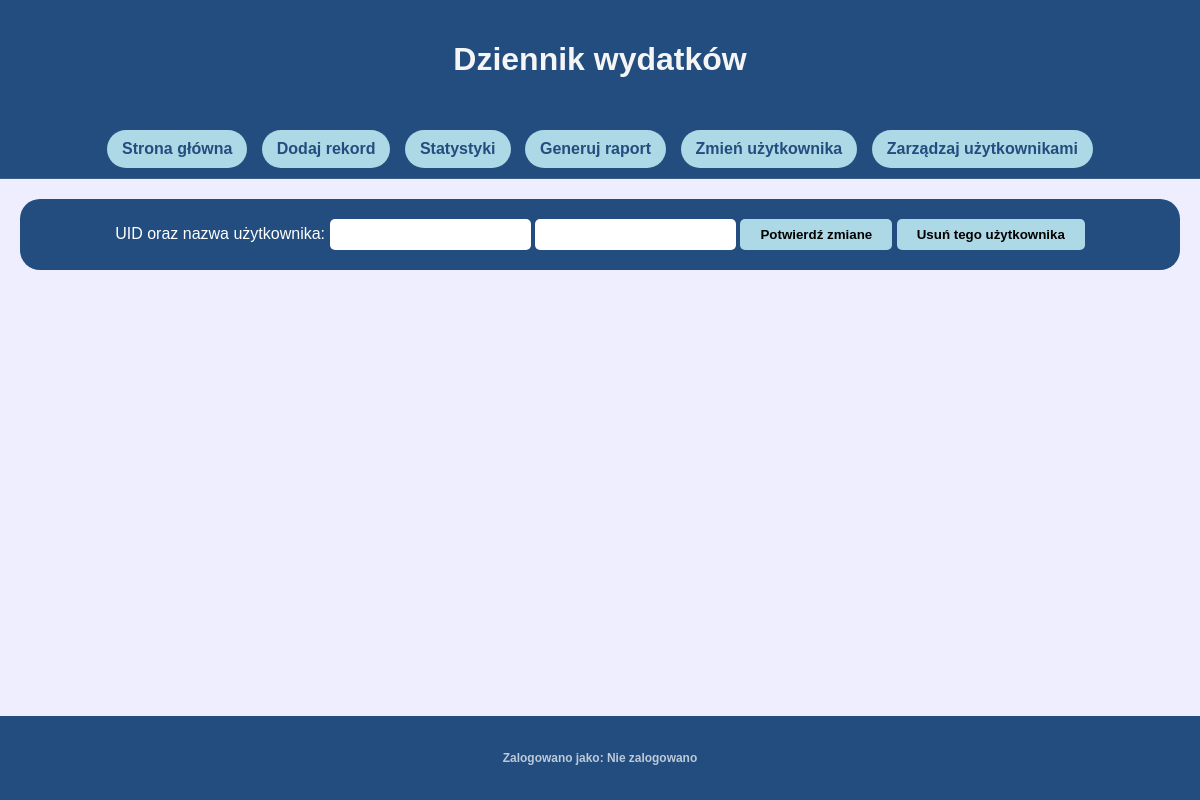
Before: /editUser/0 (signed in) with the older database file.
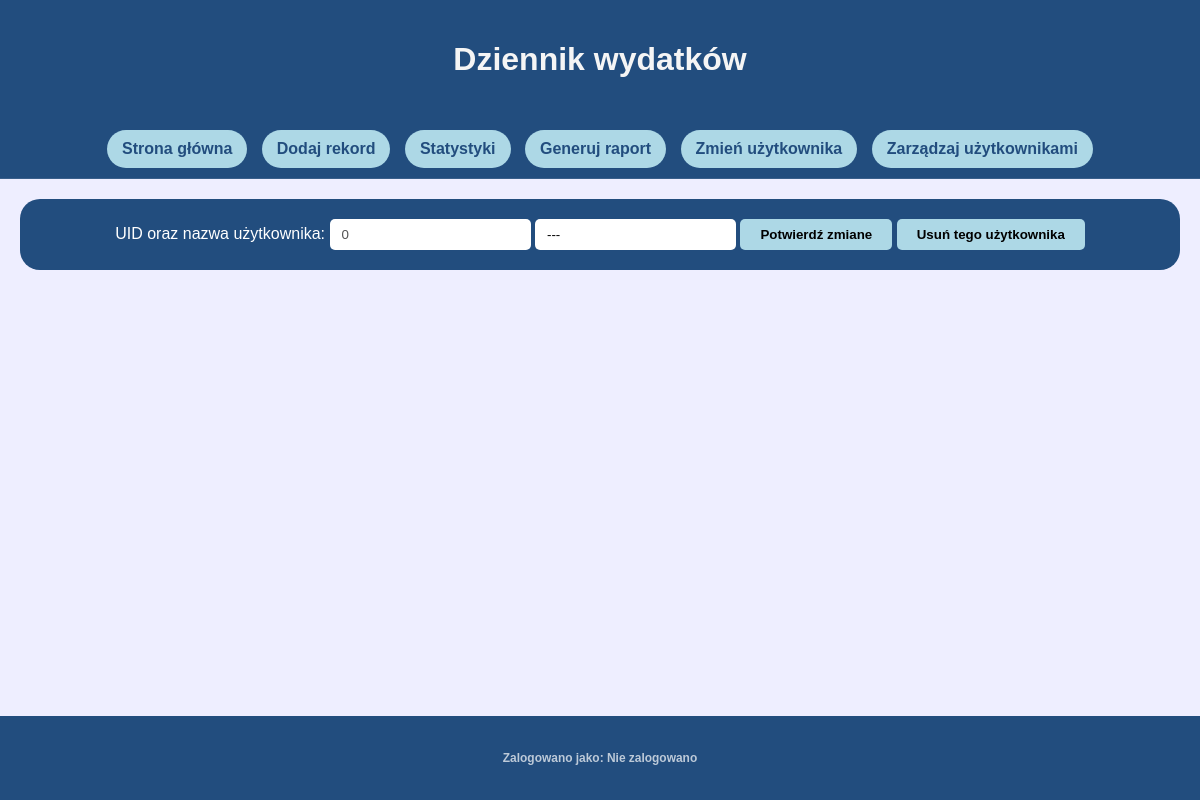
After: the same page with the newer database file.
### tables this page shows
CREATE TABLE users (
    id INTEGER PRIMARY KEY AUTOINCREMENT,
    username TEXT UNIQUE NOT NULL
);

### app.py (the view, shortened to what this page needs)
@app.route('/editUser/<int:id>', methods=['GET', 'POST'])
def editUser(id):
    if 'uid' not in session:
        return redirect('/login')
    conn = get_db_connection()
    account = conn.execute('''SELECT id, username FROM users WHERE id = ? ''', (id,)).fetchone()
    conn.close()
    return render_template('editUser.html', account=account, user=userName())

### app.py (called while the page is built)
def get_db_connection():
    conn = sqlite3.connect('database.db')
    conn.row_factory = sqlite3.Row
    return conn

def userName():
    if 'uid' not in session:
        return "Nie zalogowano"
    conn = get_db_connection()
    name = conn.execute('''SELECT username FROM users WHERE id = ?''', (session['uid'],)).fetchone()
    conn.close()
    if name is None:
        return "Nie zalogowano"
    return name[0]

### templates/editUser.html (shortened to what this page needs)
<!DOCTYPE html>
<html lang="pl">
<head>
    <link rel="stylesheet" href="{{ url_for('static', filename='css/style.css') }}">
</head>
<body>
    <div class="wrapper">
        <header>
            <h1>Dziennik wydatków</h1>
        </header>
        <nav>
            <a href="{{ url_for('index')}}" class="navButton">Strona główna</a>
            <a href="{{ url_for('add')}}" class="navButton">Dodaj rekord</a>
            <a href="{{ url_for('stats')}}" class="navButton">Statystyki</a>
            <a href="{{ url_for('report')}}" class="navButton">Generuj raport</a>
            <a href="{{ url_for('login')}}" class="navButton">Zmień użytkownika</a>
            <a href="{{ url_for('manageUsers')}}" class="navButton">Zarządzaj użytkownikami</a>
        </nav>
        <main>
            <div class="dataInput">
                <form action="" method="POST">
                    UID oraz nazwa użytkownika:
                    <input type="number" name="uid" value="{{ account['id'] }}" disabled>
                    <input type="text" name="username" value="{{ account['username'] }}">
                    <input type="submit" name="action" value="Potwierdź zmiane">
                    <input type="submit" name="action" value="Usuń tego użytkownika">
                </form>
            </div>
        </main>
        <section>
        </section>
        <footer>
            <h5>Zalogowano jako: {{ user }}</h5>
        </footer>
    </div>
</body>
</html>

Changed rows visible on the page:
added users: uid "0", username "---"
